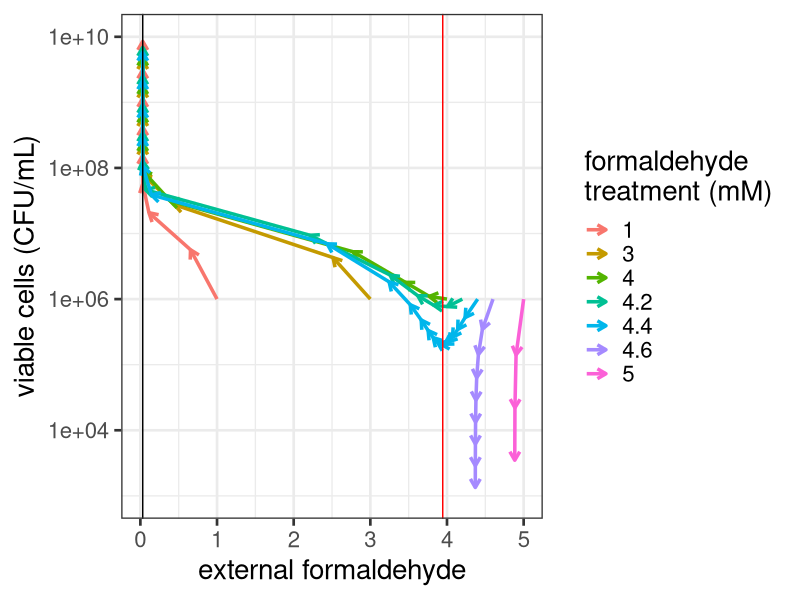

Recreate this plot in R.
library(deSolve)
vmax <- 9e+04        # kcat for methanol (1/h), was 7.2e+03
r <- 0.23            # growth rate from Jannell data (1/h)
theta <- 90000       # diffusion coefficient (1/h) try 16000
km <- 2e-02          # km for MDH 
kf <- 0.04           # km for Fin, I started with 0.02 
vv <- 2e-13          # volume of the cell to the volume of the media 
gamma <- 2.3         #1.68      # combined metabolic and maitenance use of formaldehyde try 1.4
alpha <- 0.03159032  #0.02    # maxium killing rate of fin, metabolic independent (1/h) # starting with 0.32
sigma <- 2

parms <- c(     vmax = vmax,
                km = km,         
                kf = kf,         
                theta = theta,  
                alpha = alpha,       
                r = r, 
                vv = vv, 
                gamma = gamma, 
                sigma = sigma
)

h <- function(fin){alpha*(fin^sigma)}
times=seq(0,200,by=0.05)
efgAmodel<-function(t,state,parms) {
  with(as.list(c(state,parms)), {
    #rate of 5change
    dfex = -theta*vv*(fex-(1/2)*(-vmax*gamma+fex*theta-kf*theta+vmax+sqrt((fex*theta-gamma*vmax-kf*theta+vmax)^2+4*theta*(fex*kf*theta+kf*vmax)))/theta)*n
    dn = (1/2)*r*n*(fex*theta-vmax*gamma-kf*theta+vmax+sqrt(fex^2*theta^2-2*fex*gamma*theta*vmax+2*fex*kf*theta^2+gamma^2*vmax^2+2*gamma*kf*theta*vmax+kf^2*theta^2+2*fex*theta*vmax-2*gamma*vmax^2+2*kf*theta*vmax+vmax^2))/(theta*(kf+(1/2)*(fex*theta-vmax*gamma-kf*theta+vmax+sqrt(fex^2*theta^2-2*fex*gamma*theta*vmax+2*fex*kf*theta^2+gamma^2*vmax^2+2*gamma*kf*theta*vmax+kf^2*theta^2+2*fex*theta*vmax-2*gamma*vmax^2+2*kf*theta*vmax+vmax^2))/theta))-alpha*((1/2)*(fex*theta-vmax*gamma-kf*theta+vmax+sqrt(fex^2*theta^2-2*fex*gamma*theta*vmax+2*fex*kf*theta^2+gamma^2*vmax^2+2*gamma*kf*theta*vmax+kf^2*theta^2+2*fex*theta*vmax-2*gamma*vmax^2+2*kf*theta*vmax+vmax^2))/theta)^sigma*n
    
    #return the rate of change
    list(c(dfex,dn))
  }) 
}
# here's a function to run the model on a range of different levels of initial external formaldehyde (fex),
# and output all the results into several summary tables
model_multi_levels<-function(model, time_range, baseline_state, parameters, fex_init_range){
  out<-data.frame() # create an empty dataframe for putting all of the outputs into
  for (i in fex_init_range) { # for-loop to run through all initial external formaldehyde levels
    state_i<-baseline_state # start off with your baseline state variables, of which all except fex will remain the same
    state_i[1]<-i # replace the fex from the baseline set of state variables with the fex value you want to model
    out_i <- as.data.frame(ode(y=state_i, times=time_range, func=model, parms=parameters, method="lsoda")) # run the model
    fex_init<-rep(i, length(time_range)) # create a column called "fex_init" to append to the data tables, so you know which initial fex value yielded these outputs
    fex_endpoint<-as.numeric(c(out_i$fex[-1], 'NA')) # links each timepoint to the fex value of the following timepoint, for purposes of plotting arrows wtih geom_segment 
    n_endpoint<-as.numeric(c(out_i$n[-1], 'NA')) # links each timepoint to the n value of the following timepoint, for purposes of plotting arrows wtih geom_segment 
    out<-rbind(out, cbind(out_i, fex_init, fex_endpoint, n_endpoint)) # append the results of this model run, along with a column indicating the initial formaldehyde concentration, to the master output dataframe
  }
  return(out)
}

times_growth=seq(0,200,by=10)
#growth_fex_range<-c(0,2,3,4,5,7.5,12.5,15,20) # use one range of low fex levels for growth
growth_fex_range<-c(1,3,4,4.2,4.4,4.6,5) # use one range of low fex levels for growth
state_growth<-c(fex = 20, n = 1e+06)
growth_out<-model_multi_levels(model=efgAmodel, time_range=times_growth, baseline_state=state_growth, parameters=parms, fex_init_range=growth_fex_range)
growth_out$fex_init<-factor(growth_out$fex_init) # need to make the initial formaldehyde level into a factor (categorical variable rather than continuous), for easy plotting

library(ggplot2)

gg_color_hue <- function(n) { # this is a cute function I found online, for making evenly-spaced color codes
  hues = seq(15, 375, length=n+1) # n = the number of factors you're plotting
  hcl(h=hues, l=65, c=100)[1:n] 
}

theme_set(theme_bw(base_size = 20)) 

n_nullcline <- (1/2)*(alpha^2*gamma*kf^2*vmax+2*alpha*gamma*r*vmax-alpha*kf*r*theta-2*alpha*r*vmax+sqrt(alpha^4*gamma^2*kf^4*vmax^2+4*alpha^3*gamma^2*kf^2*r*vmax^2-2*alpha^3*gamma*kf^3*r*theta*vmax-8*alpha^2*gamma*kf*r^2*theta*vmax+alpha^2*kf^2*r^2*theta^2+4*alpha*r^3*theta^2))/(alpha*r*theta)
fex_nullcline <- kf/(gamma-1)

plot_growth_arrows<-ggplot() + geom_segment(data=growth_out, size=1.2, aes(x=fex, y=n, xend=fex_endpoint, yend=n_endpoint, color=fex_init), 
                                                      arrow = arrow(length=unit(0.25, "cm")))
plot_growth_arrows<-plot_growth_arrows + scale_color_manual(values=gg_color_hue(length(growth_fex_range)), name='formaldehyde \ntreatment (mM)') + ylab("viable cells (CFU/mL)") + xlab("external formaldehyde")
plot_growth_arrows<-plot_growth_arrows + geom_vline(xintercept = n_nullcline,colour='Red') + geom_vline(xintercept = fex_nullcline)
plot_growth_arrows<-plot_growth_arrows + scale_y_log10(limits=c(1e+3,1e+10)) + scale_x_continuous(limits=c(0,5))
plot_growth_arrows
